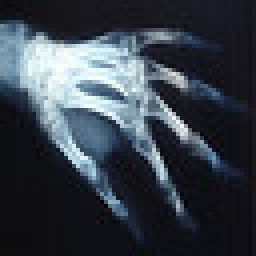
#> input picture image-preprocessing/original/hand-xray.jpg, 64 x 64 px (shown 4 times larger); its folder holds only this picture in this run
$ python changeBitDepth.py
#> lines starting #> are read from the running program, lines starting #| are printed output that depends on the picture
from PIL import Image
import numpy as np
import os

# Batch convert image bit depth
path = r'./original/'
save_path = r'./change/'
for i in os.listdir(path):
    img = Image.open(path+i)
#> img is the input picture: PIL image 64x64 RGB; mean R, G, B 55.6, 63.2, 72.8
    img = Image.fromarray(np.uint8(img))
    t = img.convert('L')
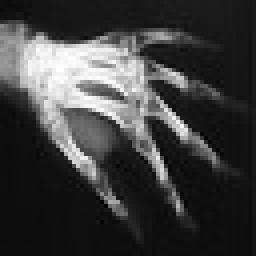
#> t: PIL image 64x64 L (shown 4 times larger); min 1, max 254, mean 62
    img = Image.fromarray(np.uint8(t))  # *255
    img.save(save_path+i)
